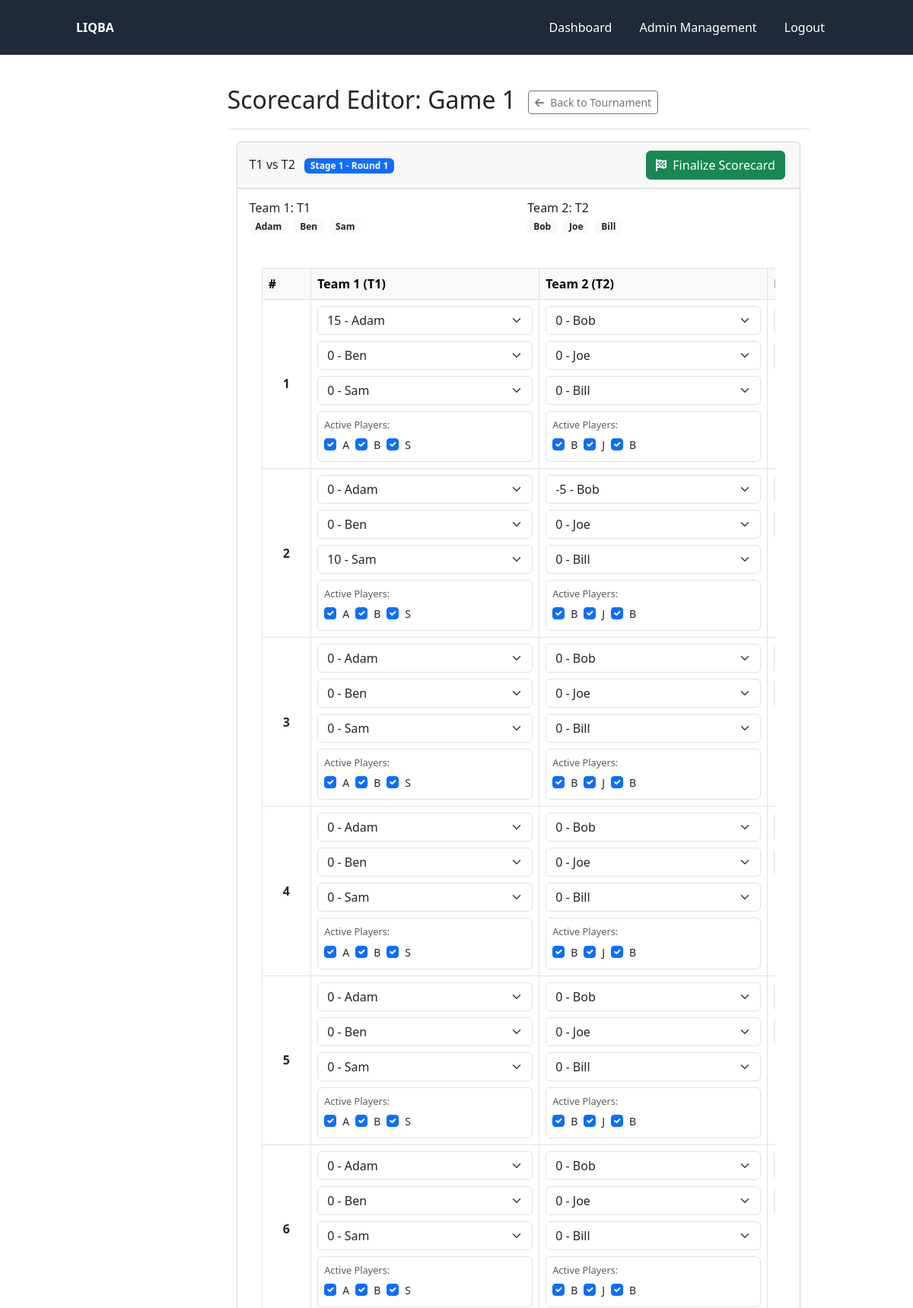
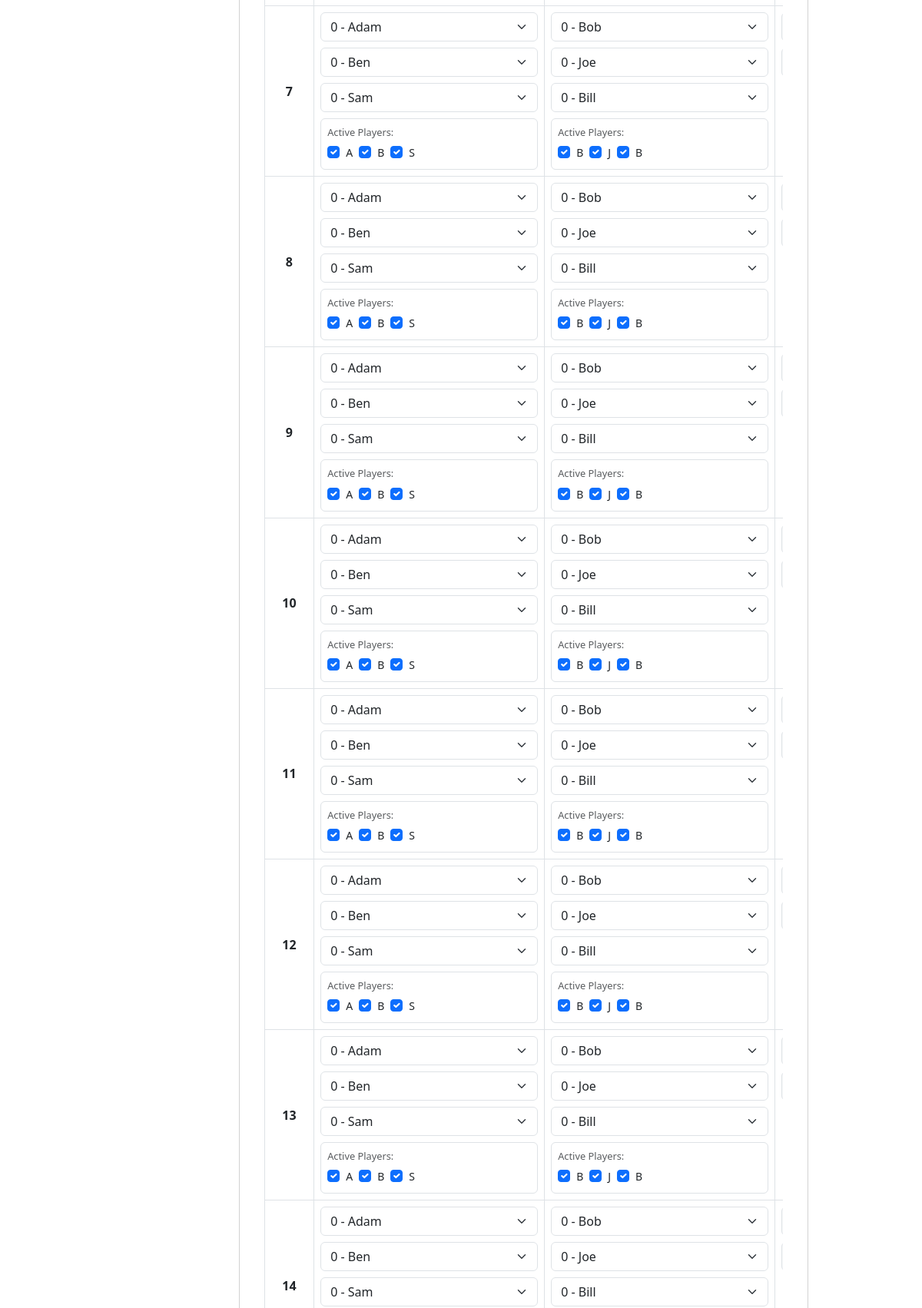
Screenshot of /admin/tournament/1/game/1/scorecard (signed in, upper part) with the database file from the repository (2 pictures, top to bottom).
### models/game.py (models this page shows, shortened)
class Game(db.Model):
    __tablename__ = 'game'
    __table_args__ = {'extend_existing': True}
    id = Column(db.Integer, primary_key=True)
    team1 = Column(String(100), nullable=False)
    team2 = Column(String(100), nullable=False)
    result = Column(Integer, nullable=False, default=-2)  # -2: not played, 1: team1 wins, 0: draw, -1: team2 wins
    tournament_id = Column(Integer, db.ForeignKey('tournament.id', name='fk_game_tournament'), nullable=False)
    round_number = Column(Integer, nullable=False)
    stage_id = Column(Integer, nullable=False)  # 1: preliminary, 2: playoff, etc.
    scorecard = Column(Text, nullable=True)
    tournament = db.relationship('Tournament', back_populates='games')
    questions = db.relationship('Question', back_populates='game_rel', lazy=True, foreign_keys='Question.game_id')
    alerts = db.relationship('Alert', back_populates='game', lazy='dynamic', cascade='all, delete-orphan')

### models/player.py (models this page shows, shortened)
class Player(db.Model):
    __tablename__ = 'player'
    __table_args__ = {'extend_existing': True}
    id = Column(Integer, primary_key=True)
    name = Column(String(100), nullable=False)
    team_id = Column(String(10), nullable=False)  # The team ID from prelims
    alias_id = Column(Integer, ForeignKey('team_alias.id', name='fk_player_alias'), nullable=True)  # Current stage alias
    alias_rel = db.relationship('TeamAlias', back_populates='players', foreign_keys=[alias_id])

### controllers/admin_controller.py (the view, shortened to what this page needs)
@admin_bp.route('/tournament/<int:tournament_id>/game/<int:game_id>/scorecard', methods=['GET', 'POST'])
@admin_login_required
def edit_game_scorecard(tournament_id, game_id):
    game = Game.query.get_or_404(game_id)
    tournament = Tournament.query.get_or_404(tournament_id)
    if game.tournament_id != tournament.id:
        flash("Game does not belong to this tournament", "danger")
        return redirect(url_for('admin.tournament_details', tournament_id=tournament_id))
    team1_id = game.team1
    team1_display_name = game.team1
    team2_id = game.team2
    team2_display_name = game.team2
    if team1_id and str(team1_id).startswith('W('):
        resolved_id, resolved_name, _ = resolve_team_reference(tournament.id, team1_id)
        if resolved_id and resolved_name:
            team1_id = resolved_id
            team1_display_name = resolved_name
    if team2_id and str(team2_id).startswith('W('):
        resolved_id, resolved_name, _ = resolve_team_reference(tournament.id, team2_id)
        if resolved_id and resolved_name:
            team2_id = resolved_id
            team2_display_name = resolved_name
    questions = Question.query.filter_by(game_id=game_id).order_by(Question.id).all()
    team1_players = db.session.query(Player).join(
        TeamAlias, Player.alias_id == TeamAlias.id
    ).filter(
        TeamAlias.tournament_id == tournament_id,
        Player.team_id == team1_id
    ).all()
    team2_players = db.session.query(Player).join(
        TeamAlias, Player.alias_id == TeamAlias.id
    ).filter(
        TeamAlias.tournament_id == tournament_id,
        Player.team_id == team2_id
    ).all()
    scorecard = []
    if game.scorecard:
        try:
            scorecard = json.loads(game.scorecard)
        except json.JSONDecodeError:
            current_app.logger.error(f"Invalid scorecard JSON for game {game_id}")
            scorecard = []
    return render_template(
        'admin/scorecard_editor.html',
        tournament=tournament,
        game=game,
        team1_id=team1_id,
        team1_name=team1_display_name,
        team2_id=team2_id,
        team2_name=team2_display_name,
        questions=questions,
        team1_players=team1_players,
        team2_players=team2_players,
        scorecard=scorecard
    )

### controllers/admin_controller.py (called while the page is built)
def admin_login_required(f):
    @wraps(f)
    def decorated_function(*args, **kwargs):
        if 'admin_id' not in session:
            flash('Please login first', 'warning')
            return redirect(url_for('admin.login'))
        return f(*args, **kwargs)
    return decorated_function

@admin_bp.before_request
def check_password_change():
    if 'admin_id' not in session or request.endpoint in ['admin.logout', 'admin.change_password', 'static']:
        return
    admin = Admin.query.get(session['admin_id'])
    if admin and admin.needs_password_change:
        if request.endpoint != 'admin.change_password':
            return redirect(url_for('admin.change_password'))

### controllers/reader_controller.py (called while the page is built)
@login_manager.user_loader
def load_reader(reader_id):
    return Reader.query.get(int(reader_id))

### templates/admin/scorecard_editor.html (shortened to what this page needs)
{% extends "admin/base.html" %}
{% block page_title %}
  Scorecard Editor: {{ game.name or ("Game " ~ game.id) }}
  <a href="{{ url_for('admin.tournament_details', tournament_id=tournament.id) }}" class="btn btn-outline-secondary btn-sm ms-2">
    <i class="fas fa-arrow-left me-1"></i> Back to Tournament
  </a>
{% endblock %}
{% block admin_content %}
<div class="container-fluid">
  <div class="row mb-4">
    <div class="col-md-12">
      <div class="card">
        <div class="card-header d-flex justify-content-between align-items-center">
          <h5 class="mb-0">
            {{ team1_name }} vs {{ team2_name }}
            <span class="badge bg-primary ms-2">
              {% if game.stage_id %}
                Stage {{ game.stage_id }}
              {% else %}
                Stage 1
              {% endif %}
              - Round {{ game.round_number }}
            </span>
          </h5>
          <div>
            <button id="finalizeBtn" class="btn btn-success">
              <i class="fas fa-flag-checkered me-1"></i> Finalize Scorecard
            </button>
          </div>
        </div>
        <div class="card-body">
          <div class="row mb-4">
            <div class="col-md-6">
              <h6>Team 1: {{ team1_name }}</h6>
              <div class="player-list">
                {% for player in team1_players %}
                <span class="badge bg-light text-dark me-1 mb-1">
                  {{ player.name }}{% if player.number %} ({{ player.number }}){% endif %}
                </span>
                {% endfor %}
              </div>
            </div>
            <div class="col-md-6">
              <h6>Team 2: {{ team2_name }}</h6>
              <div class="player-list">
                {% for player in team2_players %}
                <span class="badge bg-light text-dark me-1 mb-1">
                  {{ player.name }}{% if player.number %} ({{ player.number }}){% endif %}
                </span>
                {% endfor %}
              </div>
            </div>
          </div>
        <div class="card-body">
          <div class="table-responsive">
            <table class="table table-bordered table-hover" id="scorecardTable">
              <thead class="table-light">
                <tr>
                  <th style="width: 50px;">#</th>
                  <th style="min-width: 300px;">Team 1 ({{ team1_name }})</th>
                  <th style="min-width: 300px;">Team 2 ({{ team2_name }})</th>
                  <th style="min-width: 200px;">Bonus</th>
                </tr>
              </thead>
              <tbody id="scorecardBody">
                {% for i in range(scorecard|length) %}
                {% set tossup = scorecard[i] %}
                <tr data-tossup-index="{{ i }}">
                  <td class="align-middle text-center">
                    <strong>{{ i + 1 }}</strong>
                  </td>
                  <td>
                    <div class="team-answers" data-team="team1" data-tossup-index="{{ i }}">
                      {% for player in team1_players %}
                      <div class="input-group mb-2">
                        <select class="form-select player-score"
                                data-player-id="{{ player.id }}"
                                data-tossup-index="{{ i }}">
                          <option value="0">0 - {{ player.name }}{% if player.number %} ({{ player.number }}){% endif %}</option>
                          <option value="10" {% if tossup.team1[player.id|string] == 10 %}selected{% endif %}>10 - {{ player.name }}</option>
                          <option value="15" {% if tossup.team1[player.id|string] == 15 %}selected{% endif %}>15 - {{ player.name }}</option>
                        </select>
                      </div>
                      {% endfor %}
                      <div class="active-players mt-2 p-2 border rounded">
                        <small class="text-muted d-block mb-1">Active Players:</small>
                        <div class="d-flex flex-wrap">
                          {% for player in team1_players %}
                          <div class="form-check form-check-inline me-2">
                            <input class="form-check-input active-player"
                                   type="checkbox"
                                   data-tossup-index="{{ i }}"
                                   data-team="team1"
                                   data-player-id="{{ player.id }}"
                                   {% if not tossup.team1Players or tossup.team1Players[loop.index0] == 1 %}checked{% endif %}>
                            <label class="form-check-label small">
                              {{ player.name.split()|last|first }}{{ player.name.split()[-1]|first if player.name.split()|length > 1 else '' }}
                            </label>
                          </div>
                          {% endfor %}
                        </div>
                      </div>
                    </div>
                  </td>
                  <td>
                    <div class="team-answers" data-team="team2" data-tossup-index="{{ i }}">
                      {% for player in team2_players %}
                      <div class="input-group mb-2">
                        <select class="form-select player-score"
                                data-player-id="{{ player.id }}"
                                data-tossup-index="{{ i }}">
                          <option value="0">0 - {{ player.name }}{% if player.number %} ({{ player.number }}){% endif %}</option>
                          <option value="-5" {% if tossup.team2[player.id|string] == -5 %}selected{% endif %}>-5 - {{ player.name }}</option>
                        </select>
                      </div>
                      {% endfor %}
                      <div class="active-players mt-2 p-2 border rounded">
                        <small class="text-muted d-block mb-1">Active Players:</small>
                        <div class="d-flex flex-wrap">
                          {% for player in team2_players %}
                          <div class="form-check form-check-inline me-2">
                            <input class="form-check-input active-player"
                                   type="checkbox"
                                   data-tossup-index="{{ i }}"
                                   data-team="team2"
                                   data-player-id="{{ player.id }}"
                                   {% if not tossup.team2Players or tossup.team2Players[loop.index0] == 1 %}checked{% endif %}>
                            <label class="form-check-label small">
                              {{ player.name.split()|last|first }}{{ player.name.split()[-1]|first if player.name.split()|length > 1 else '' }}
                            </label>
                          </div>
                          {% endfor %}
                        </div>
                      </div>
                    </div>
                  </td>
                  <td>
                  </td>
                </tr>
                {% endfor %}
              </tbody>
            </table>
          </div>
        </div>
      </div>
    </div>
  </div>
</div>
{% endblock %}

### templates/base.html (style rules this page uses)
.btn { margin: 0.2rem; }
html, body { height: 100%; }
body { display: flex; flex-direction: column; }

### rows the page displays
Game: id "Game 1", team1 "T1", team2 "T2", stage_id "1", round_number "1"
Player: name "Adam", id "15 - Adam", name.split|last "A", id "0 - Adam"
Player: name "Ben", id "0 - Ben", name.split|last "B"
Player: name "Sam", id "0 - Sam", name.split|last "S", id "10 - Sam"
Player: name "Bob", id "0 - Bob", name.split|last "B", id "-5 - Bob"
Player: name "Joe", id "0 - Joe", name.split|last "J"
Player: name "Bill", id "0 - Bill", name.split|last "B"

### other values shown
{{ i + 1 }} "1" "2" "3" "4" "5" "6" "7" "8" "9" "10" "11" "12" "13" "14"
